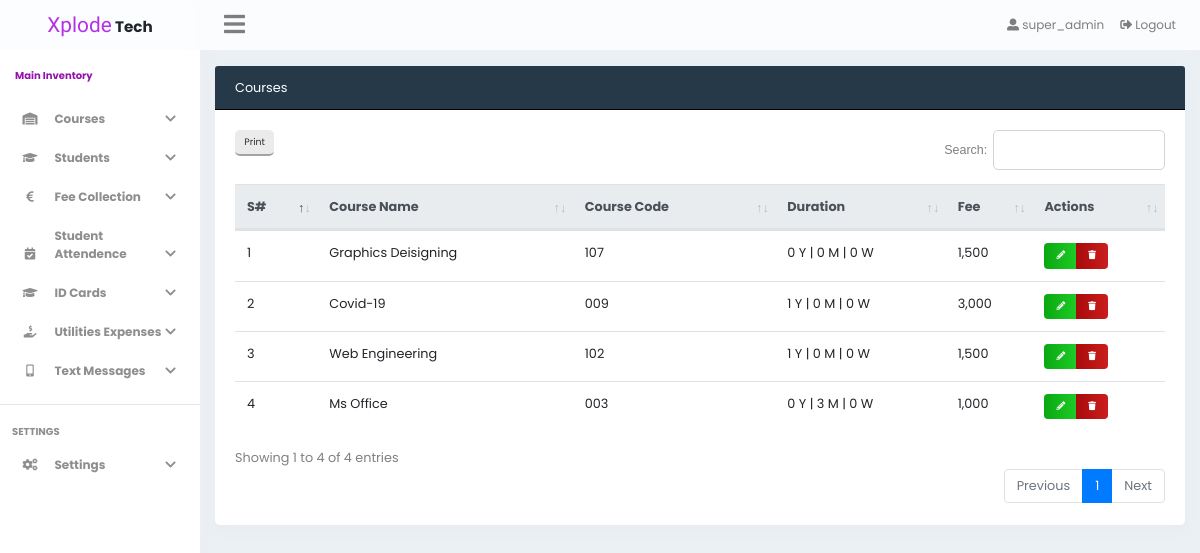
/courses/view.php (signed in), run on the app's committed database.
### tables this page shows
CREATE TABLE `users` (
  `id` int(11) NOT NULL AUTO_INCREMENT,
  `username` varchar(100) NOT NULL,
  `email` varchar(100) NOT NULL,
  `password` varchar(200) NOT NULL,
  `role` varchar(50) NOT NULL,
  `created_at` timestamp NOT NULL DEFAULT current_timestamp(),
  `updated_at` timestamp NULL DEFAULT current_timestamp(),
  PRIMARY KEY (`id`)
);

CREATE TABLE `courses` (
  `id` int(5) NOT NULL AUTO_INCREMENT,
  `name` varchar(50) NOT NULL,
  `code` varchar(20) NOT NULL,
  `years` int(5) DEFAULT 0,
  `months` int(5) DEFAULT 0,
  `weeks` int(5) DEFAULT 0,
  `fee` float DEFAULT 0,
  `created_at` timestamp NOT NULL DEFAULT current_timestamp(),
  `updated_at` timestamp NOT NULL DEFAULT current_timestamp() ON UPDATE current_timestamp(),
  PRIMARY KEY (`id`),
  UNIQUE KEY `code` (`code`)
);

### classes/db.php (called while the page is built, shortened)
<?php
class db {
       public function __construct(){
        try{
            $this->db = new PDO('mysql:host=localhost;dbname=xplode-tech','root','');
        }catch(PDOException $e){
            echo 'Please Check' .$e->getMessage();
        }
       }
   }
?>

### classes/addUser.php (called while the page is built)
<?php
include_once "db.php";
class ADDUsers extends db {
    public function getUsername($sql , $email){
        $stmt = $this->db->prepare($sql);
        $stmt->bindParam(":email" , $email);
        $stmt->execute();
        if($stmt->rowCount() > 0){
            $show = $stmt->fetch();
            return $show['role'];
        }
    }
    public function SelectRole($sql , $email){
        $stmt = $this->db->prepare($sql);
        $stmt->bindParam(":email" , $email);
        $stmt->execute();
        if($stmt->rowCount() > 0){
            $res = $stmt->fetch();
            return $res['role'];
        }
    }
}
?>

### classes/courses.php (the view, shortened to what this page needs)
<?php
include_once "db.php";
class Courses extends db {
    public function dataView($sql , $role){
        $stmt = $this->db->prepare($sql);
        $stmt->execute();
            ?><tbody><?php
        if($stmt->rowCount() > 0){
            $i = 0;
            while($row = $stmt->fetch(PDO::FETCH_ASSOC)){
                ?>
                    <tr>
                        <td><?php echo ++$i;   ?></td>
                        <td><?php echo $row['name'];   ?></td>
                        <td><?php echo $row['code'];   ?></td>
                        <td><?php  echo $row['years'] ." Y | " . $row['months'] . " M | " . $row['weeks'] . " W"  ?></td>
                        <td><?php echo number_format($row['fee']);   ?></td>
                        <?php  if($role === 'super_admin'){  ?>
                        <td>
                            <div class="btn-group">
                                <a href="courses/edit.php?id=<?php echo $row['id'];  ?>" class="btn btn-success btn-xs"><i class="fas fa-pencil-alt"></i></a>
                                <a href="#" onclick="event.preventDefault(); deleteCourse(event , <?php  echo $row['id'];  ?>)" class="btn btn-danger btn-xs"><i class="fas fa-trash"></i></a>
                            </div>
                        </td>
                        <?php  }  ?>
                    </tr>
                <?php
            }
            ?></tbody><?php
        }else{
            ?>
                <tr>
                    <td colspan="5" class="text-center">No data available</td>
                </tr>
            <?php
        }
    }
}
?>

### layouts/navbar.php (shortened to what this page needs)
<?php
$email = "";
    if(isset($_SESSION['email'])){
        $email = $_SESSION['email'];
    }
    $sql = "SELECT role FROM `users` WHERE email = :email";
    require_once dirname(__DIR__) . '/classes/addUser.php';
    $addNav = new ADDUsers();
    $name = $addNav->getUsername($sql , $email);
?>
<nav class="navbar navbar-expand-md bg-light navbar-light">
    <div class="collapse navbar-collapse" id="collapsibleNavbar">
        <ul class="navbar-nav mr-auto">
            <li class="nav-item dropdown">
                <a class="nav-link" href="#" id="sidebar-toggler-desk" title="show/hide sidebar">
                    <i class="fas fa-bars fa-2x"></i>
                </a>
            </li>
        </ul>
        <ul class="navbar-nav ml-auto">
            <li class="nav-item dropdown">
                <a class="nav-link" href="#" data-toggle="dropdown">
                    <i class="fas fa-user-alt"></i>
                    <?php echo $name   ?>
                </a>
            </li>
            <li class="nav-item">
                <a href="lib/logout.php" class="nav-link">
                    <i class="fas fa-sign-out-alt"></i> Logout
                </a>
            </li>
        </ul>
    </div>
</nav>

### css/app.css (style rules this page uses)
* { -webkit-box-sizing: border-box !important; box-sizing: border-box !important; }
body { height: 100vh; font-family: "Poppins", sans-serif; background-color: #ebf0f5 !important; }
.btn { font-family: "Poppins", "sans-serif"; cursor: pointer; border: 0 !important; -webkit-box-shadow: none; box-shadow: none; -webkit-transition: all 0.3s ease !important; transition: all 0.3s ease !important; font-size: 0.95rem; }
.btn-xs { font-size: 0.55rem !important; }
.btn-success { background: -webkit-gradient( linear, left top, right top, from(#0aa712), to(#1dcc26) ); background: linear-gradient(90deg, #0aa712, #1dcc26); }
.btn-danger { background: -webkit-gradient( linear, left top, right top, from(#a70a0a), to(#cc1d1d) ); background: linear-gradient(90deg, #a70a0a, #cc1d1d); }
.main-area .navbar { max-height: 50px; background: #fafcfe !important; -webkit-box-shadow: 0px 3px 8px rgba(243, 243, 243, 0.25); box-shadow: 0px 3px 8px rgba(243, 243, 243, 0.25); z-index: 1; }
.main-area .navbar .nav-link { font-size: 0.75rem; }
a { color: #007bff; background-color: transparent; }

### data on the page
users: role "super_admin"
courses: name "Graphics Deisigning", code "107", years "0", months "0", weeks "0", fee "1,500"
courses: name "Covid-19", code "009", years "1", months "0", weeks "0", fee "3,000"
courses: name "Web Engineering", code "102", years "1", months "0", weeks "0", fee "1,500"
courses: name "Ms Office", code "003", years "0", months "3", weeks "0", fee "1,000"
